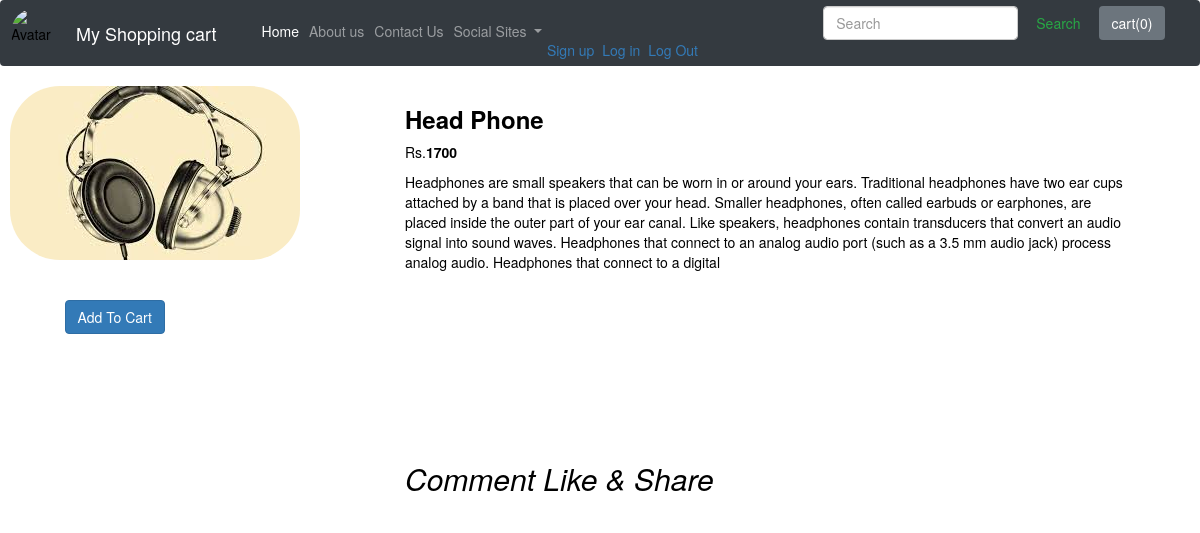
/shop/product/3, run on the app's committed database.
### shop/models.py (models this page shows, shortened)
class product(models.Model):
    product_id = models.AutoField
    product_name = models.CharField(max_length=50)
    category = models.CharField(max_length=50, default="")
    subcategory = models.CharField(max_length=50, default="")
    price = models.IntegerField(default=0)
    prii = models.IntegerField(default=0)
    desce = models.CharField(max_length=500, default='')
    desc = models.CharField(max_length=500)
    pub_date = models.DateField()
    image = models.ImageField(upload_to='shop/image', default="")

### shop/views.py (the view)
# urls.py: path('product/<int:myid>', views.productview,name='productview'),
def productview(request, myid):
    prod=product.objects.filter(id= myid)
    return render(request,'productview.html',{'prodd':prod})

### templates/productview.html (shortened to what this page needs)
<!doctype html>
<html lang="en">
<body>
{% extends  'base.html' %}
{% block body_block %}
    {% for i in prodd %}
<div class="container mx-3">
<div class="row">
<div class="col-md-4">
    <div class="row">
<img src="/media/{{ i.image }}">
    </div><br><br>
    <div class="row">&nbsp&nbsp&nbsp&nbsp&nbsp&nbsp&nbsp&nbsp&nbsp&nbsp&nbsp&nbsp&nbsp&nbsp
        <button id="pr{{ i.id }}" class="btn btn-primary cart" >Add To Cart</button>
    </div>
</div>
<div class="col-md-8">
    <h3  id="namepr{{ i.id }}"><b>{{ i.product_name }}</b></h3>
    <p >Rs.<span id="priipr{{ i.id }}"><b>{{ i.prii }}</b></span></p>
    <p>{{ i.desc }}</p><br><br><br><br><br><br><br><br>
    <h2><i>Comment Like & Share</i></h2>
</div>
</div>
</div>
    {% endfor %}
  </body>
{% endblock %}

### templates/base.html (style rules this page uses)
body { color: black; }
img { border-radius:50px; }

### data on the page
product: image (picture), product_name "Head Phone", prii "1700", desc "Headphones are small speakers that can be worn in or around your ears. Traditional headphones have two ear cups attached by a band that is placed over your head. Smaller headphones, often called earbuds or earphones, are placed inside the outer part of your ear canal. Like speakers, headphones contain transducers that convert an audio signal into sound waves. Headphones that connect to an analog audio port (such as a 3.5 mm audio jack) process analog audio. Headphones that connect to a digital"
